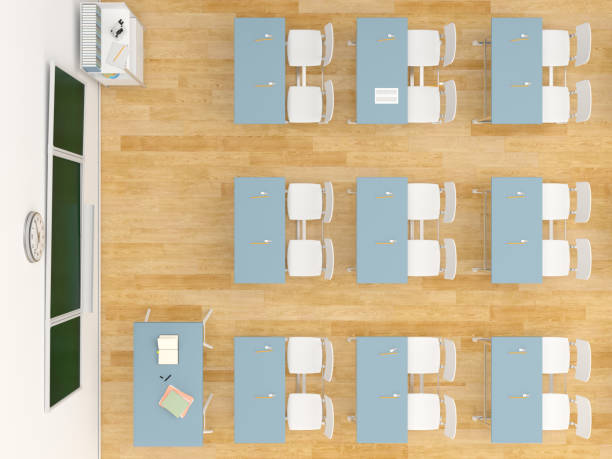
#> input picture Mapeo/Pruebas/aula4.png, 612 x 459 px
$ python main.py
#> lines starting #> are read from the running program, lines starting #| are printed output that depends on the picture; after the words box and inside, x2 and y2 are one past the last pixel; in counts of white or black regions, pixels touching at a corner belong together
import cv2
import numpy as np
import matplotlib.pyplot as plt

# === Parámetros ===
robot_size_cm = 5  # Tamaño del robot en cm
image_path = "aula4.png"  # Reemplazá con el nombre de tu imagen
room_size_cm = (500, 500)  # Tamaño real del ambiente (ancho x alto) en cm

# === Cargar imagen ===
img = cv2.imread(image_path)
#> img is the input picture: shape (459, 612, 3); mean B, G, R 157.1, 186.4, 201.6
gray = cv2.cvtColor(img, cv2.COLOR_BGR2GRAY)
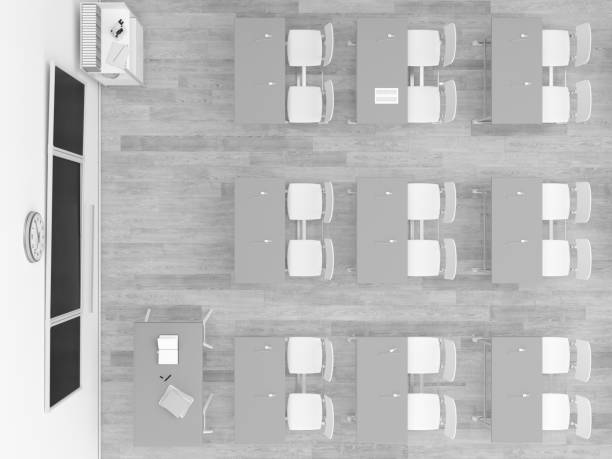
#> gray: shape (459, 612); min 21, max 255, mean 187.6

# === Binarizar (suelo blanco, obstáculos negros) ===
# Umbral automático usando Otsu
_, binary = cv2.threshold(gray, 0, 255, cv2.THRESH_BINARY + cv2.THRESH_OTSU)
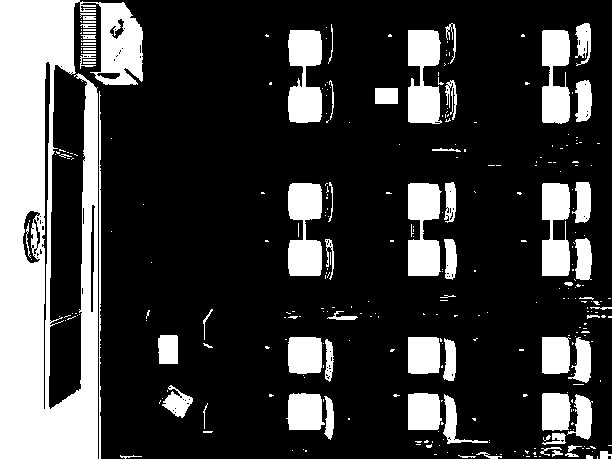
#> binary: shape (459, 612); 23.5% white; 321 white regions (248 under 20 px), largest, box (x1, y1, x2, y2) and area: (0, 0, 143, 459) 34415, (288, 183, 322, 276) 2436, (288, 30, 322, 123) 2418

# Mostrar imagen binarizada
plt.figure(figsize=(10, 5))
plt.subplot(1, 2, 1)
plt.imshow(binary, cmap='gray')
plt.title("Binarizada: suelo vs obstáculos")

# === Calcular escala y tamaño de celda en píxeles ===
img_height, img_width = binary.shape
#> img_height = 459; img_width = 612
scale_x = room_size_cm[0] / img_width
#> scale_x = 0.817
scale_y = room_size_cm[1] / img_height
#> scale_y = 1.09
pixels_per_cell_x = int(robot_size_cm / scale_x)
#> pixels_per_cell_x = 6
pixels_per_cell_y = int(robot_size_cm / scale_y)
#> pixels_per_cell_y = 4

# === Crear matriz de ocupación ===
grid = []
for y in range(0, img_height, pixels_per_cell_y):
    row = []
    for x in range(0, img_width, pixels_per_cell_x):
        cell = binary[y:y+pixels_per_cell_y, x:x+pixels_per_cell_x]
        # Obstáculo si al menos 30% de la celda es negra
        obstacle_ratio = np.sum(cell == 0) / cell.size
        row.append(1 if obstacle_ratio > 0.3 else 0)
    grid.append(row)
#> after the loop, grid = 115 items

# Convertir a array numpy para visualización
grid = np.array(grid)
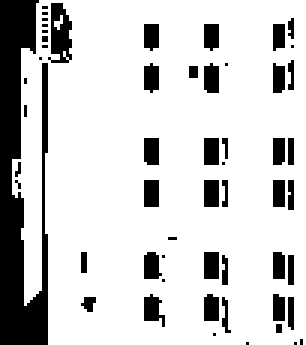
#> grid: shape (115, 102) int64 (shown 3 times larger); values 0 (black) and 1 (white), 80.8% white; 56 black regions (34 under 20 px), largest, box (x1, y1, x2, y2) and area: (0, 0, 16, 115) 1152, (16, 1, 24, 21) 106, (48, 98, 55, 109) 47

# === Mostrar imagen mapeada ===
plt.subplot(1, 2, 2)
plt.imshow(grid, cmap='Greys')
plt.title("Mapa tipo matriz (0: libre, 1: obstáculo)")
plt.show()
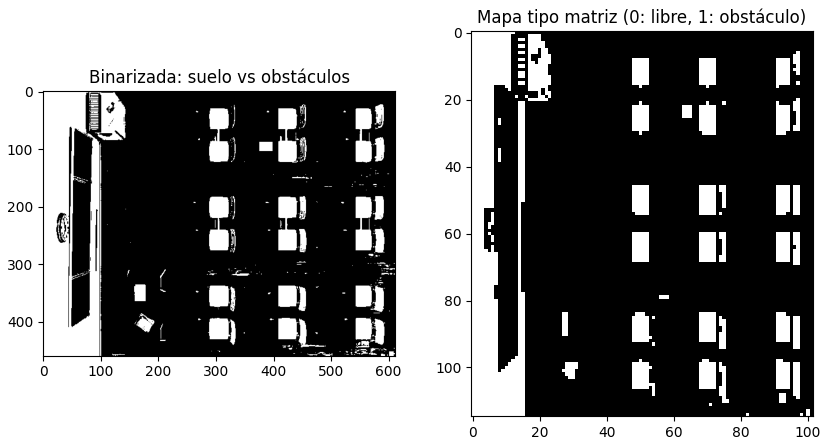
#> figure drawn by matplotlib, 2 panels

$ run again, with Mapeo/Pruebas/Aula.png copied over Mapeo/Pruebas/aula4.png
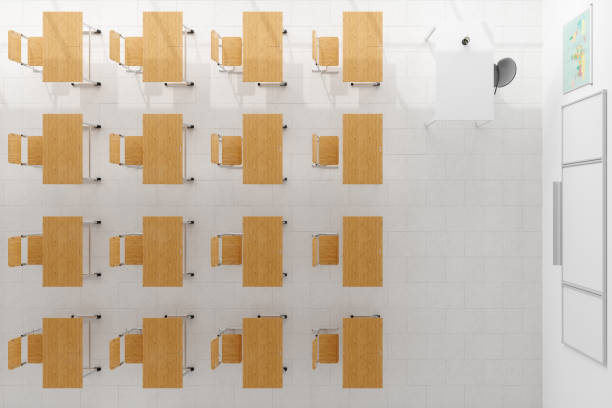
#> input picture Mapeo/Pruebas/Aula.png, 612 x 408 px
#> img is the input picture: shape (408, 612, 3); mean B, G, R 172.1, 188.5, 201.9
#> `_, binary = cv2.threshold(gray, 0, 255, cv2.THRESH_BINARY + cv2.THRESH..`:
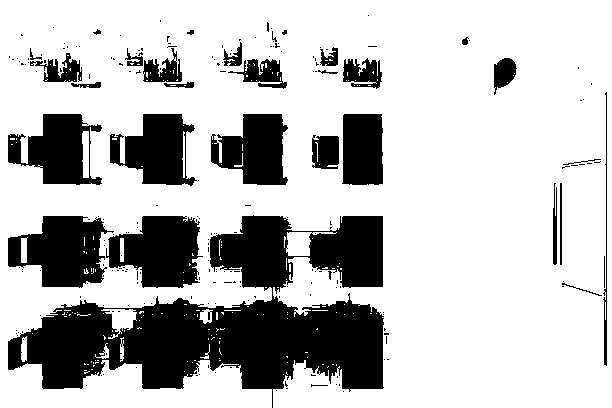
#> binary: shape (408, 612); 74.3% white; 221 black regions (192 under 20 px), largest, box (x1, y1, x2, y2) and area: (8, 215, 384, 408) 33326, (8, 216, 114, 288) 4907, (106, 216, 203, 288) 4807
#> after the loop `for y in range(0, img_height, pixels_per_cell_y):`: grid = 102 items
#> `plt.show()`:
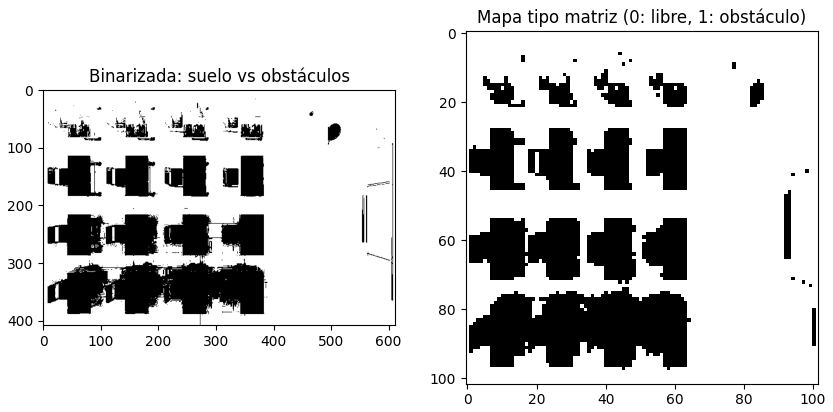
#> figure drawn by matplotlib, 2 panels

$ run again, with Mapeo/Pruebas/Aula3.jpeg saved as Mapeo/Pruebas/aula4.png
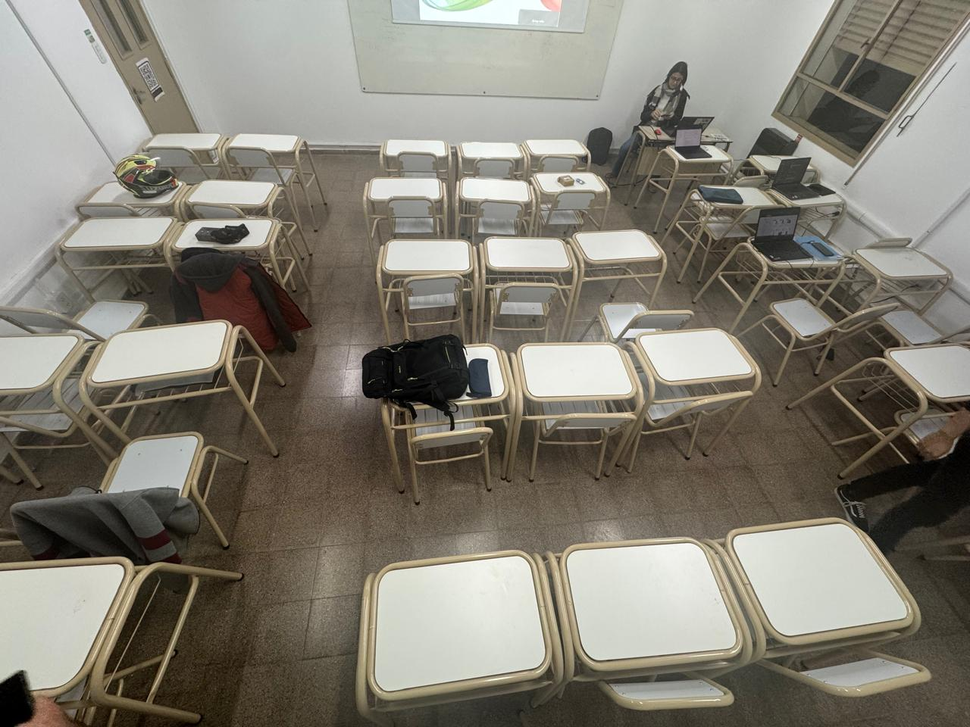
#> input picture Mapeo/Pruebas/Aula3.jpeg, 970 x 727 px, shrunk from 1280 x 960 before the run
#> img is the input picture: shape (727, 970, 3); mean B, G, R 116.2, 127.2, 131.7
#> `_, binary = cv2.threshold(gray, 0, 255, cv2.THRESH_BINARY + cv2.THRESH..`:
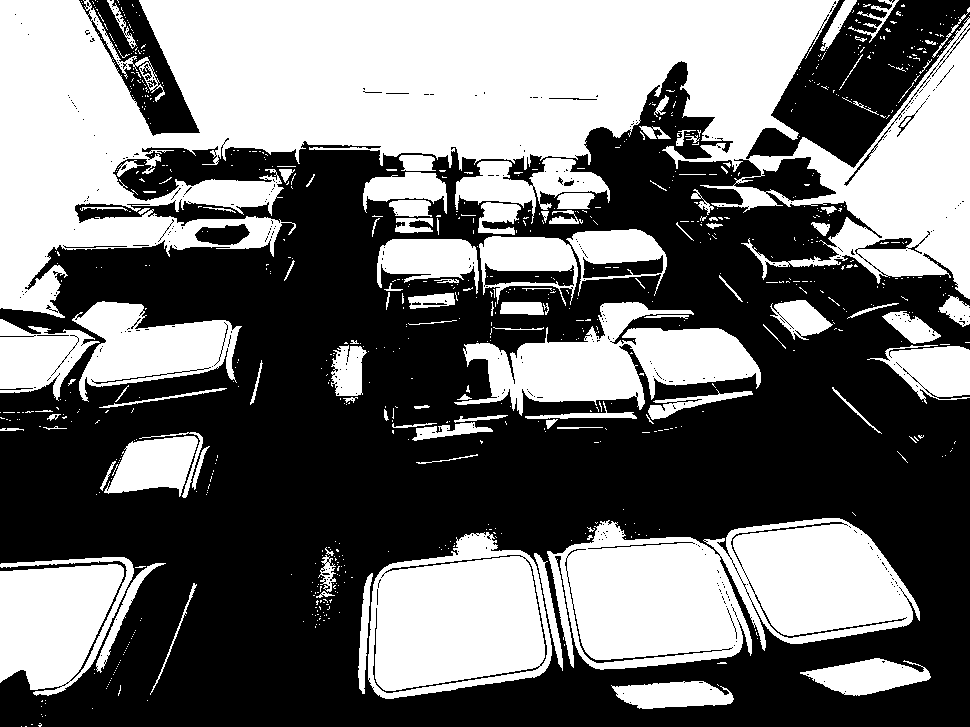
#> binary: shape (727, 970); 44.3% white; 821 white regions (711 under 20 px), largest, box (x1, y1, x2, y2) and area: (0, 0, 970, 318) 157056, (547, 518, 920, 670) 38562, (368, 532, 552, 699) 22765
#> after the loop `for y in range(0, img_height, pixels_per_cell_y):`: grid = 104 items
#> `plt.show()`:
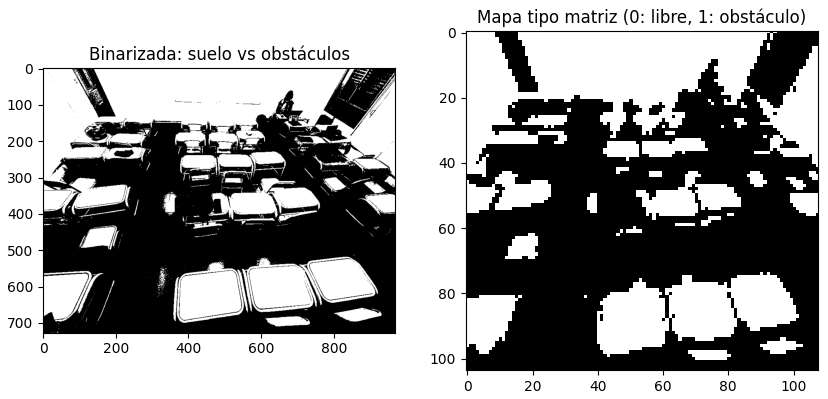
#> figure drawn by matplotlib, 2 panels
